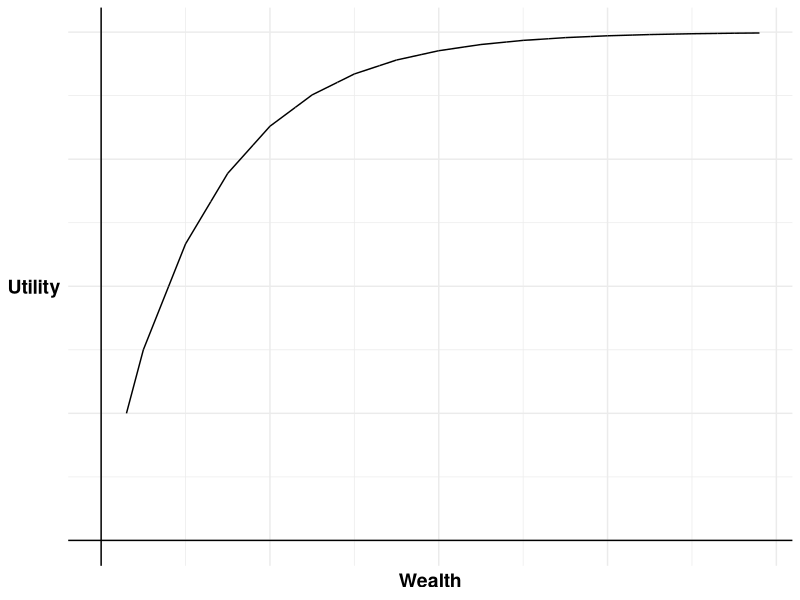
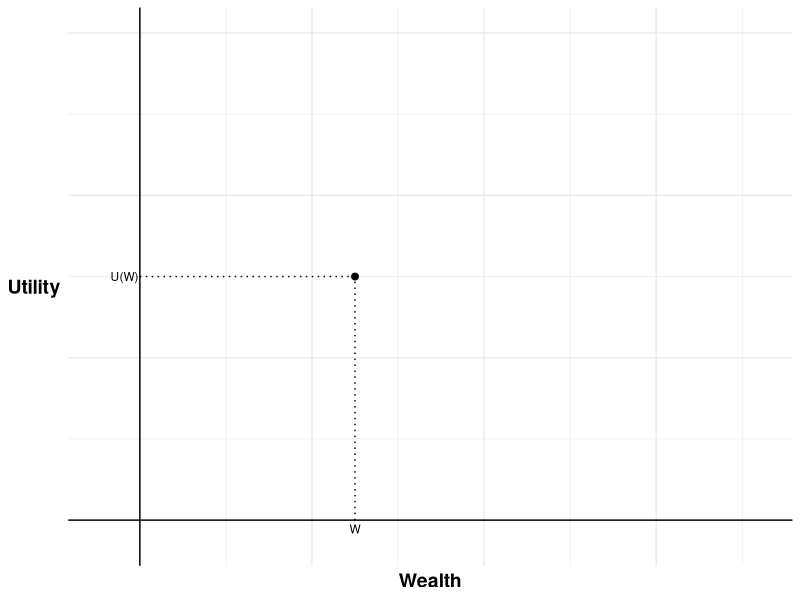
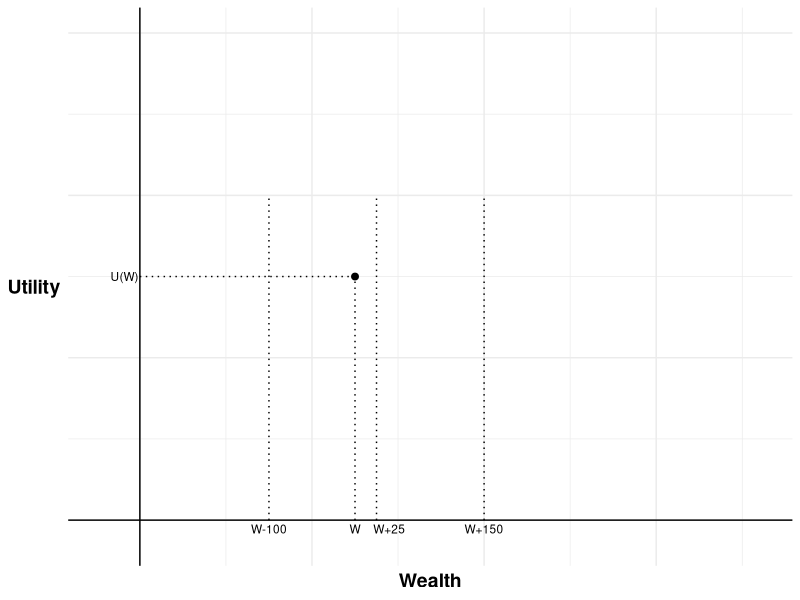
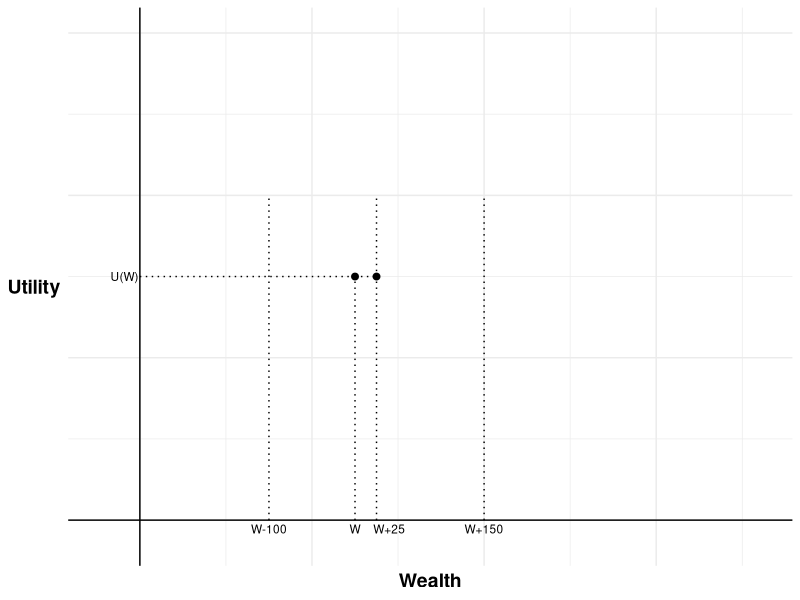
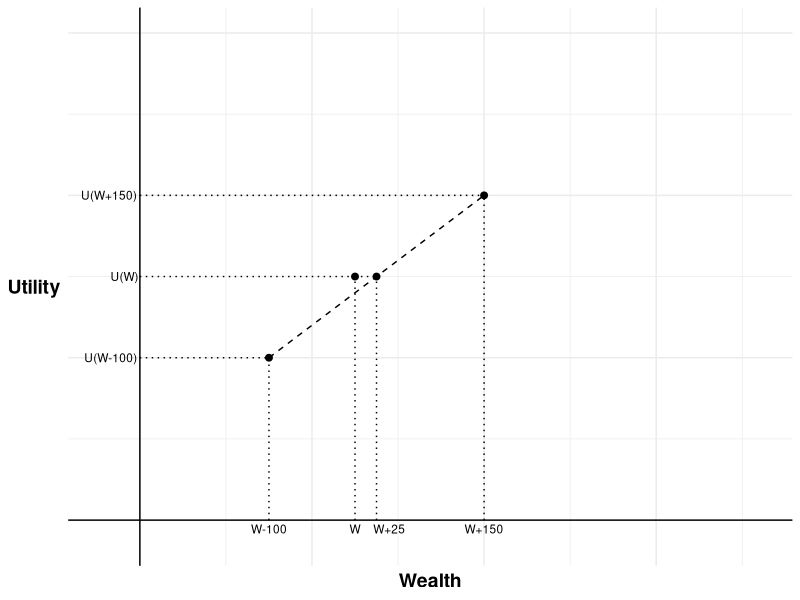
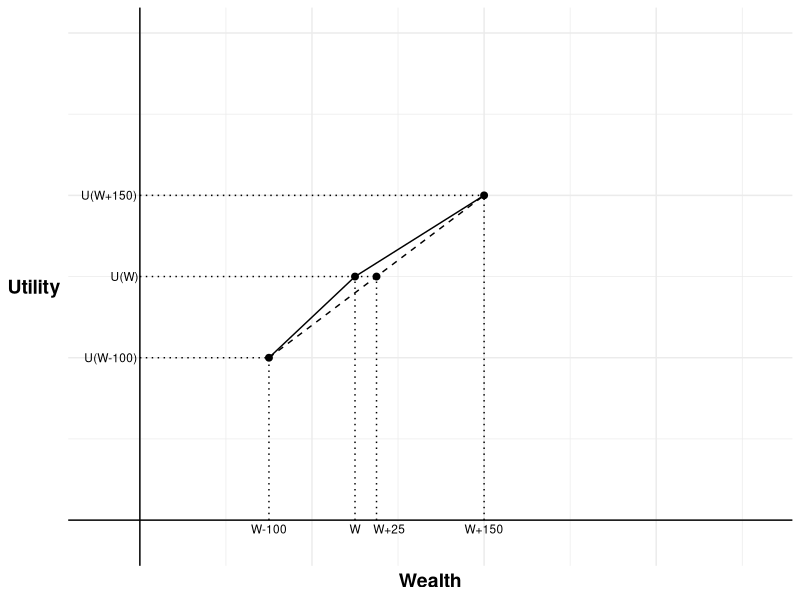
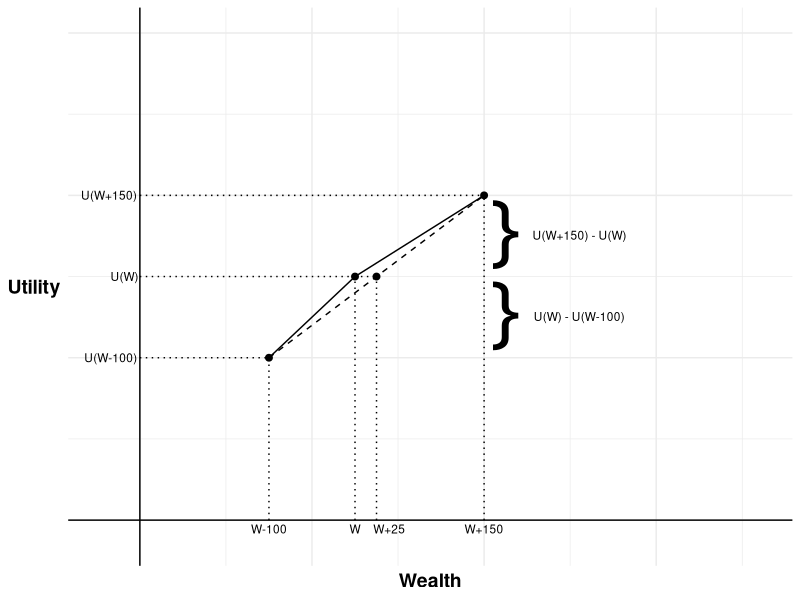
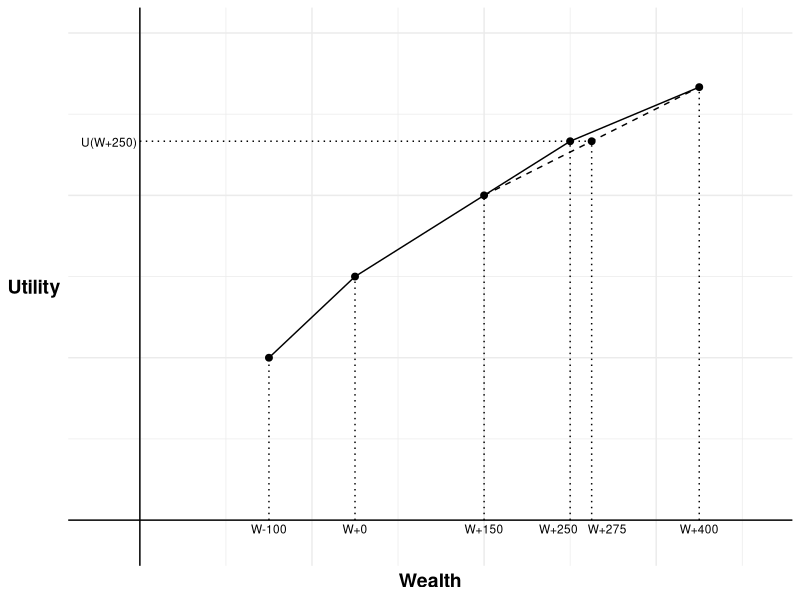

R code for these plots, in order:
## ---- chunk 1
#| label: fig-absurd-0
#| fig-cap: Weakly concave utility curve

library(ggplot2)

absurdBase <- ggplot(mapping = aes(x, y)) +

  #Plot the utility curve
  geom_vline(xintercept = 0, linewidth=0.5)+ 
  geom_hline(yintercept = 0, linewidth=0.5)+
  labs(x = "Wealth", y = "Utility")+

  # Set the theme
  theme_minimal()+

  #remove numbers on each axis
  theme(axis.text.x = element_blank(),
            axis.text.y = element_blank(),
            axis.title=element_text(size=14,face="bold"),
            axis.title.y = element_text(angle=0, vjust=0.5))

annotate_plot <- function(plot, W1=250, UW1=3, win=150, loss=100, bets, labels, points=TRUE) {
  for (i in seq_along(bets)) {
    bet <- bets[i]
    label <- labels[i]
    
    W <- W1+(win+loss)*(bet-1)
    
    if (bet == 1){
      UW <- UW1
    } else {
      UW <- UW1
      for (j in 1:(bet-1)) {
        UW <- UW + (loss/win)^(j-1)+(loss/win)^(j)
      }
    }
    
    if (label){
      plot <- plot + annotate("text", x = W, y = 0, label = paste0("W+",W-250), size = 3, hjust = 0.5, vjust = 1.5)
    }
    if (label){
      plot <- plot + annotate("segment", x = W, y = 0, xend = W, yend = UW, linewidth = 0.5, colour = "black", linetype="dotted")
    }
    plot <- plot +
      annotate("segment", x = W, y = UW, xend = W-loss, yend = UW-(2/3)^(bet-1), linewidth = 0.5, colour = "black") +
      annotate("segment", x = W, y = UW, xend = W+win, yend = UW+(2/3)^(bet-1), linewidth = 0.5, colour = "black")
    if (points){
      plot <- plot +
              annotate("point", x = W, y = UW, size = 2)
    }
  }
  
  return(plot)
}

absurd0 <- annotate_plot(absurdBase, bets=c(1:15), labels=rep(FALSE, 15), points=FALSE)

absurd0

## ---- chunk 2
#| label: fig-absurd-1
#| fig-cap: Utility of current wealth

library(ggplot2)

W1 <- 250
win <- 150
loss <- 100
UW1=3

absurdBase <- ggplot(mapping = aes(x, y)) +

  #Plot the utility curve
  geom_vline(xintercept = 0, linewidth=0.5)+ 
  geom_hline(yintercept = 0, linewidth=0.5)+
  labs(x = "Wealth", y = "Utility")+

  # Set the theme
  theme_minimal()+

  #remove numbers on each axis
  theme(axis.text.x = element_blank(),
            axis.text.y = element_blank(),
            axis.title=element_text(size=14,face="bold"),
            axis.title.y = element_text(angle=0, vjust=0.5))


absurd1 <- absurdBase+
  
  #set limits - need to include room for labels
  coord_cartesian(xlim = c(-45, 720), ylim = c(-0.25, 6))+

  #Add labels W, U(W), dot at W/U(W) and line to curve indicating each
  annotate("text", x = W1, y = 0, label = "W", size = 3, hjust = 0.5, vjust = 1.5)+
  annotate("segment", x = W1, y = 0, xend = W1, yend = UW1, linewidth = 0.5, colour = "black", linetype="dotted")+
  annotate("segment", x = 0, y = UW1, xend = W1, yend = UW1, linewidth = 0.5, colour = "black", linetype="dotted")+
  annotate("text", x = 0, y = UW1, label = "U(W)", size = 3, hjust = 1.05, vjust = 0.5)+
  annotate("point", x = W1, y = UW1, size = 2)

absurd1

## ---- chunk 3
#| label: fig-absurd-2
#| fig-cap: Outcomes of the bet

absurd2 <- absurd1+

  #Add vertical line for the possible win of the first bet
  annotate("segment", x = W1+win, y = 0, xend = W1+win, yend = 4, linewidth = 0.5, colour = "black", linetype="dotted")+
  annotate("text", x = W1+win, y = 0, label = "W+150", size = 3, hjust = 0.5, vjust = 1.5)

absurd2+
  
  #Add vertical line for the possible loss of the first bet
  annotate("segment", x = W1-loss, y = 0, xend = W1-loss, yend = 4, linewidth = 0.5, colour = "black", linetype="dotted")+
  annotate("text", x = W1-loss, y = 0, label = "W-100", size = 3, hjust = 0.5, vjust = 1.5)+
  
  #Add vertical line for the expected value of the first bet
  annotate("segment", x = W1+25, y = 0, xend = W1+25, yend = 4, linewidth = 0.5, colour = "black", linetype="dotted")+
  annotate("text", x = W1+25, y = 0, label = "W+25", size = 3, hjust = 0.1, vjust = 1.5)

## ---- chunk 4
#| label: fig-absurd-3
#| fig-cap: Expected utility of the bet

absurd3 <- absurd2+
  
  #Extend line for expected utility of the first bet including dot
  annotate("segment", x = W1, y = UW1, xend = W1+25, yend = UW1, linewidth = 0.5, colour = "black", linetype="dotted")+
  annotate("point", x = W1+25, y = UW1, size = 2)

absurd3+
  
  #Add vertical line for the possible loss of the first bet
  annotate("segment", x = W1-loss, y = 0, xend = W1-loss, yend = 4, linewidth = 0.5, colour = "black", linetype="dotted")+
  annotate("text", x = W1-loss, y = 0, label = "W-100", size = 3, hjust = 0.5, vjust = 1.5)+
  
  #Add vertical line for the expected value of the first bet
  annotate("segment", x = W1+25, y = 0, xend = W1+25, yend = 4, linewidth = 0.5, colour = "black", linetype="dotted")+
  annotate("text", x = W1+25, y = 0, label = "W+25", size = 3, hjust = 0.1, vjust = 1.5)

## ---- chunk 5
#| label: fig-absurd-4
#| fig-cap: Utility of the outcomes of the bet

absurd4 <- absurd3+

  #Add line between utility for possible outcomes of the first bet plus dots
  annotate("segment", x = W1-loss, y = UW1-1, xend = W1+win, yend = UW1+1, linewidth = 0.5, colour = "black", linetype="dashed")+
  annotate("point", x = W1-loss, y = UW1-1, size = 2)+
  annotate("point", x = W1+win, y = UW1+1, size = 2)+

  #Add vertical line for the possible loss of the first bet
  annotate("segment", x = W1-loss, y = 0, xend = W1-loss, yend = 2, linewidth = 0.5, colour = "black", linetype="dotted")+
  annotate("text", x = W1-loss, y = 0, label = "W-100", size = 3, hjust = 0.5, vjust = 1.5)+
  
  #Add vertical line for the expected value of the first bet
  annotate("segment", x = W1+25, y = 0, xend = W1+25, yend = 3, linewidth = 0.5, colour = "black", linetype="dotted")+
  annotate("text", x = W1+25, y = 0, label = "W+25", size = 3, hjust = 0.1, vjust = 1.5)+

  #Add horizontal line for U(W+150) and U(W-100) and expected value
  annotate("segment", x = 0, y = UW1+1, xend = W1+150, yend = UW1+1, linewidth = 0.5, colour = "black", linetype="dotted")+
  annotate("text", x = 0, y = UW1+1, label = "U(W+150)", size = 3, hjust = 1.05, vjust = 0.5)+
  annotate("segment", x = 0, y = UW1-1, xend = W1-loss, yend = UW1-1, linewidth = 0.5, colour = "black", linetype="dotted")+
  annotate("text", x = 0, y = UW1-1, label = "U(W-100)", size = 3, hjust = 1.05, vjust = 0.5)

absurd4

## ---- chunk 6
#| label: fig-absurd-5
#| fig-cap: Utility curve

absurd5 <- absurd4+
  
  #Add line linking the utility of the two first bet outcomes and utility of current wealth
  annotate("segment", x = W1, y = UW1, xend = W1-loss, yend = UW1-1, linewidth = 0.5, colour = "black")+
  annotate("segment", x = W1, y = UW1, xend = W1+win, yend = UW1+1, linewidth = 0.5, colour = "black")

absurd5

## ---- chunk 7
#| label: fig-absurd-5a
#| fig-cap: Utility curve

absurd5a <- absurd5+
  
  #add curly bracket indicating increase in utility with win
  annotate("text", x = 425, y = 3.44, label = '{', angle = 180, size = 20, family = 'Source Sans Pro ExtraLight')+
  annotate("text", x = 500, y = 3.62, label = "U(W+150) - U(W)", size = 3, hjust = 0.4, vjust = 1.5)+
  
  #add curly bracket indicating decrease in utility with loss
  annotate("text", x = 425, y = 2.44, label = '{', angle = 180, size = 20, family = 'Source Sans Pro ExtraLight')+
  annotate("text", x = 500, y = 2.62, label = "U(W) - U(W-100)", size = 3, hjust = 0.4, vjust = 1.5)

absurd5a

## ---- chunk 8
#| label: fig-absurd-6
#| fig-cap: Utility curve extended

W2 <- W1 + 250
UW2 <- UW1 + 1 + 2/3

absurd6 <- annotate_plot(absurdBase, bets=c(1, 2), labels=c(TRUE, FALSE))

absurd6+
  
  #Add horizontal line for U(W2) and expected value
  annotate("segment", x = 0, y = UW2, xend = W2+25, yend = UW2, linewidth = 0.5, colour = "black", linetype="dotted")+
  annotate("text", x = 0, y = UW2, label = "U(W+250)", size = 3, hjust = 1.05, vjust = 0.6)+
  
  #Add vertical line and dot for the possible win of the first bet
  annotate("segment", x = W1+win, y = 0, xend = W1+win, yend = UW1+1, linewidth = 0.5, colour = "black", linetype="dotted")+
  annotate("text", x = W1+win, y = 0, label = "W+150", size = 3, hjust = 0.5, vjust = 1.5)+
  annotate("point", x = W1+win, y = UW1+1, size = 2)+
  
  #Add vertical line and dot for the possible loss of the first bet
  annotate("segment", x = W1-loss, y = 0, xend = W1-loss, yend = UW1-1, linewidth = 0.5, colour = "black", linetype="dotted")+
  annotate("text", x = W1-loss, y = 0, label = "W-100", size = 3, hjust = 0.5, vjust = 1.5)+
  annotate("point", x = W1-loss, y = UW1-1, size = 2)+
  
  #Add labels and line W+250 - doing here as want to remove later
  annotate("text", x = W2, y = 0, label = "W+250", size = 3, hjust = 0.8, vjust = 1.5)+
  annotate("segment", x = W2, y = 0, xend = W2, yend = UW2, linewidth = 0.5, colour = "black", linetype="dotted")+

  #Add vertical line for the possible win of the second bet, including a dot
  annotate("segment", x = W2+150, y = 0, xend = W2+150, yend = UW2+2/3, linewidth = 0.5, colour = "black", linetype="dotted")+
  annotate("point", x = W2+150, y = 5.333, size = 2)+
  annotate("text", x = W2+150, y = 0, label = "W+400", size = 3, hjust = 0.5, vjust = 1.5)+
  
  #Add line linking for the expected utility of the two second bet outcomes
  annotate("segment", x = W2-100, y = UW2-2/3, xend = W2+150, yend = UW2+2/3, linewidth = 0.5, colour = "black", linetype="dashed")+
  
  #Add vertical line and dot for the expected value of the second bet
  annotate("segment", x = W2+25, y = 0, xend = W2+25, yend = UW2, linewidth = 0.5, colour = "black", linetype="dotted")+
  annotate("text", x = W2+25, y = 0, label = "W+275", size = 3, hjust = 0.1, vjust = 1.5)+
  annotate("point", x = W2+25, y = UW2, size = 2)+
  
  #set limits - need to include room for labels
  coord_cartesian(xlim = c(-45, 720), ylim = c(-0.25, 6))

## ---- chunk 9
#| label: fig-absurd-7
#| fig-cap: Utility curve further extended

W3 <- W2 + 250
UW3 <- UW2 + 2/3 + 4/9

absurd7 <- annotate_plot(absurd6, bets=c(3), labels=c(FALSE))+
  annotate("segment", x = W3, y = 0, xend = W3, yend = UW3, linewidth = 0.5, colour = "black", linetype="dotted")


absurd7+
  
  #Add line for U(W2) and expected value
  annotate("segment", x = 0, y = UW3, xend = W3+25, yend = UW3, linewidth = 0.5, colour = "black", linetype="dotted")+
  annotate("text", x = 0, y = UW3, label = "U(W+500)", size = 3, hjust = 1.05, vjust = 0.6)+
  
  #Add labels W+500 - doing here so can centre later
  annotate("text", x = W3, y = 0, label = "W+500", size = 3, hjust = 0.8, vjust = 1.5)+
  
  #Add vertical line for the possible win of the second bet, including a dot
  annotate("segment", x = W2+150, y = 0, xend = W2+150, yend = UW2+2/3, linewidth = 0.5, colour = "black", linetype="dotted")+
  annotate("point", x = W2+150, y = 5.333, size = 2)+
  annotate("text", x = W2+150, y = 0, label = "W+400", size = 3, hjust = 0.5, vjust = 1.5)+
  
  #Add vertical line and dot for the possible win of the third bet
  annotate("segment", x = W3+win, y = 0, xend = W3+win, yend = UW3+4/9, linewidth = 0.5, colour = "black", linetype="dotted")+
  annotate("text", x = W3+win, y = 0, label = "W+650", size = 3, hjust = 0.5, vjust = 1.5)+
  annotate("point", x = W3+win, y = UW3+4/9, size = 2)+
  
  #Add line linking for the expected utility of the two third bet outcomes
  annotate("segment", x = W3-100, y = UW3-4/9, xend = W3+150, yend = UW3+4/9, linewidth = 0.5, colour = "black", linetype="dashed")+
  
  #Add vertical line and dot for the expected value of the third bet
  annotate("segment", x = W3+25, y = 0, xend = W3+25, yend = UW3, linewidth = 0.5, colour = "black", linetype="dotted")+
  annotate("text", x = W3+25, y = 0, label = "W+525", size = 3, hjust = 0.1, vjust = 1.5)+
  annotate("point", x = W3+25, y = UW3, size = 2)+
  
  #set limits - need to include room for labels
  coord_cartesian(xlim = c(-55, 920), ylim = c(-0.25, 8))


## ---- chunk 10
#| label: fig-absurd-8
#| fig-cap: Utility curve asymptote

absurd8 <- annotate_plot(absurd7, bets=c(4, 5, 6, 7, 8, 9), labels=c(FALSE, TRUE, FALSE, TRUE, FALSE, TRUE))+
  
  #Add labels W+500
  annotate("text", x = W3, y = 0, label = "W+500", size = 3, hjust = 0.5, vjust = 1.5)

absurd8+  
  
  #set limits - need to include room for labels
  coord_cartesian(xlim = c(-45, 2500), ylim = c(-0.25, 8))

## ---- chunk 11
#| label: fig-absurd-9
#| fig-cap: Utility curve limit

absurd9 <- annotate_plot(absurd8, bets=c(10, 11, 12, 13, 14,15), labels=c(FALSE, TRUE, FALSE, TRUE, FALSE, TRUE))

absurd9 +
  
  #set limits - need to include room for labels
  coord_cartesian(xlim = c(-45, 4000), ylim = c(-0.25, 8))

